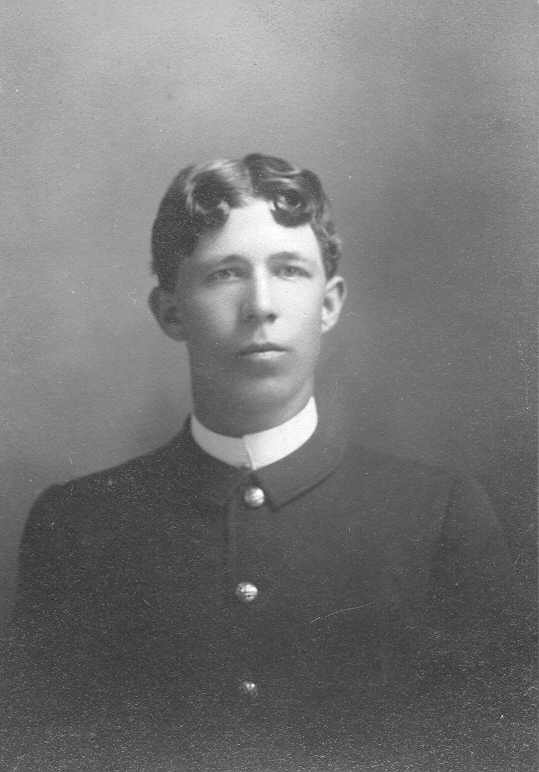
%> input picture 2021Fall/COMP4421/Tutorial_2_codes/charles_butter_2.jpg, 539 x 772 px
$ octave HistogramEqualization.m   (GNU Octave 9; MATLAB toolbox functions it lacks are replaced by stand-ins)
%> lines starting %> are read from the running program, lines starting %| are printed output that depends on the picture
f=imread('charles_butter_2.jpg');
%> f is the input picture: size 772x539 uint8; min 34, max 255, mean 118.6
g=histeq(f);
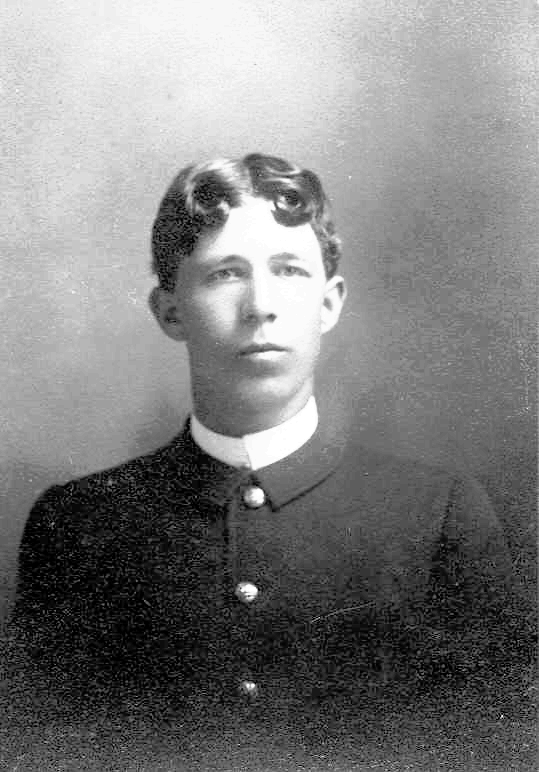
%> g: size 772x539 uint8; min 0, max 255, mean 126.6

figure
subplot(2,2,1), imshow(f)
subplot(2,2,2), imshow(g)
subplot(2,2,3), imhist(f)
subplot(2,2,4), imhist(g)
%> after `imhist(g)`:
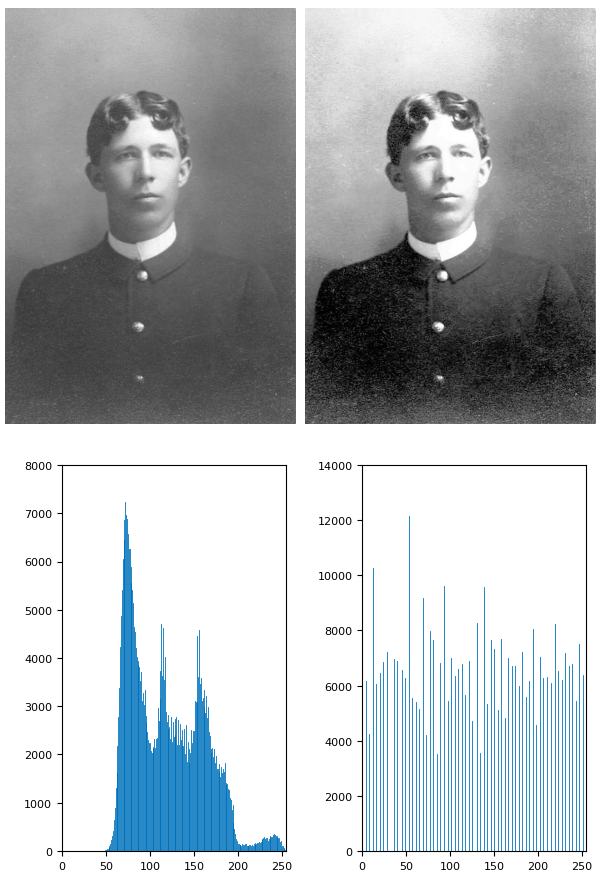
%> figure redrawn from the program's plot data, 4 panels

figure,imshow(f)
figure
subplot(2,2,1), imshow(high_pass_filter(f)), title('hpf');
%> in high_pass_filter, `hpf=uint8(ifft2(I_f));`:
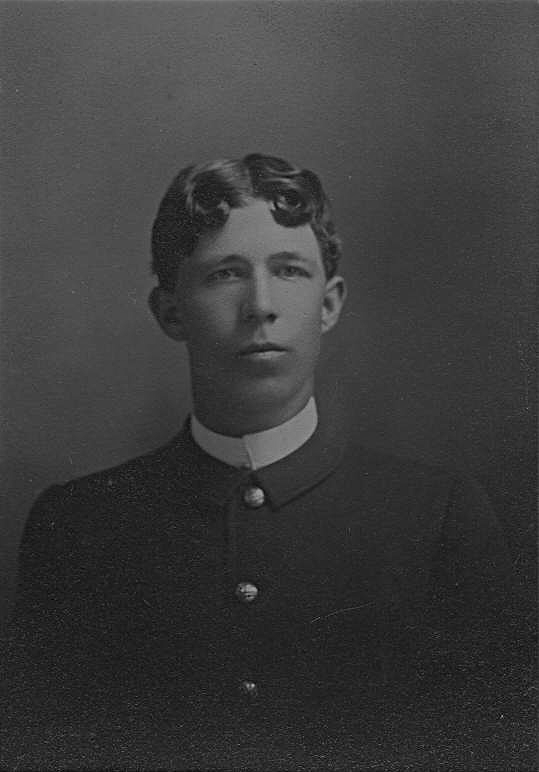
%> hpf: size 772x539 uint8; min 0, max 186, mean 59.3
subplot(2,2,2), imshow(g), title('histeq');
subplot(2,2,3), imshow(histeq(high_pass_filter(f))), title('hpf->histeq');
%> after `imshow(histeq(high_pass_filter(f)))`:
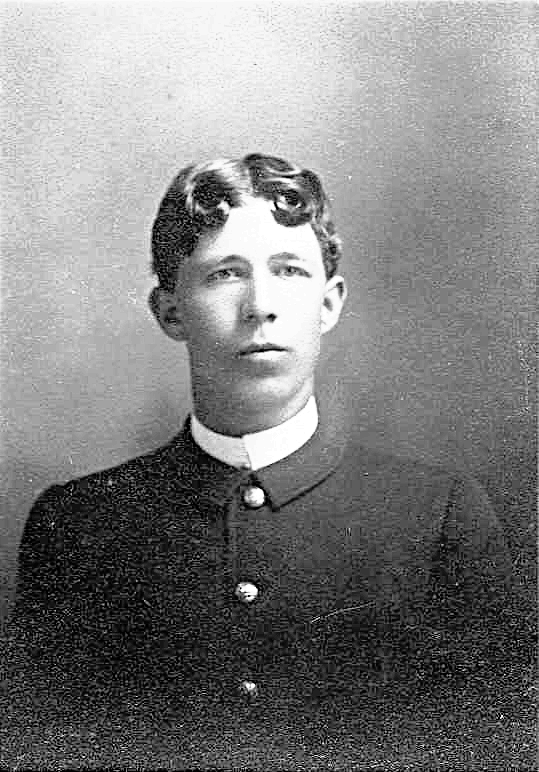
%> displayed picture: size 772x539, on the screen's scale of 0 to 255; min 0, max 255, mean 127.4
subplot(2,2,4), imshow(high_pass_filter(histeq(f))), title('histeq->hpf');
%> in high_pass_filter (call 3), `hpf=uint8(ifft2(I_f));`:
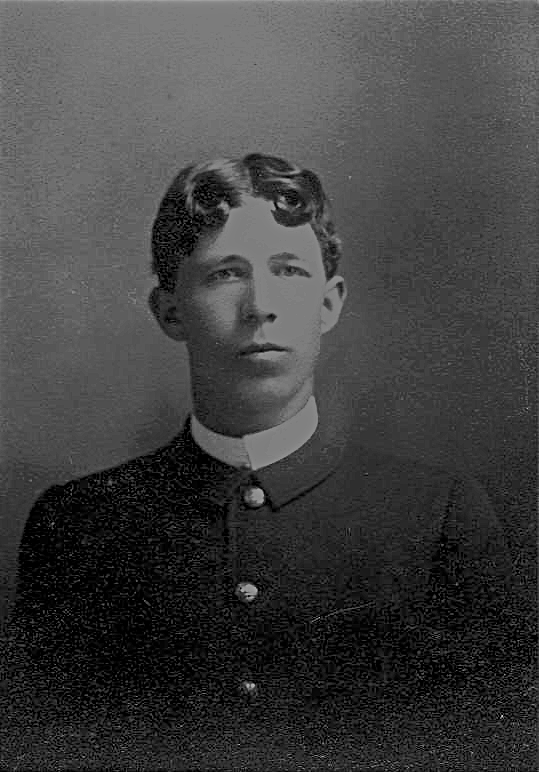
%> hpf: size 772x539 uint8; min 0, max 214, mean 63.9

function hpf = high_pass_filter(f)
    [f1,f2] = freqspace(size(f), 'meshgrid' );
    D = sqrt(f1.^2 + f2.^2);
    H_b=1./((1+0.1./D).^2);  %Butterworth high-pass filter
    H_em=0.5+0.75*H_b; %High frequency emphasis filter
    H_em=ifftshift(H_em);

    I_f=fft2(f);
    I_f=I_f.*H_em;
    hpf=uint8(ifft2(I_f));
end
